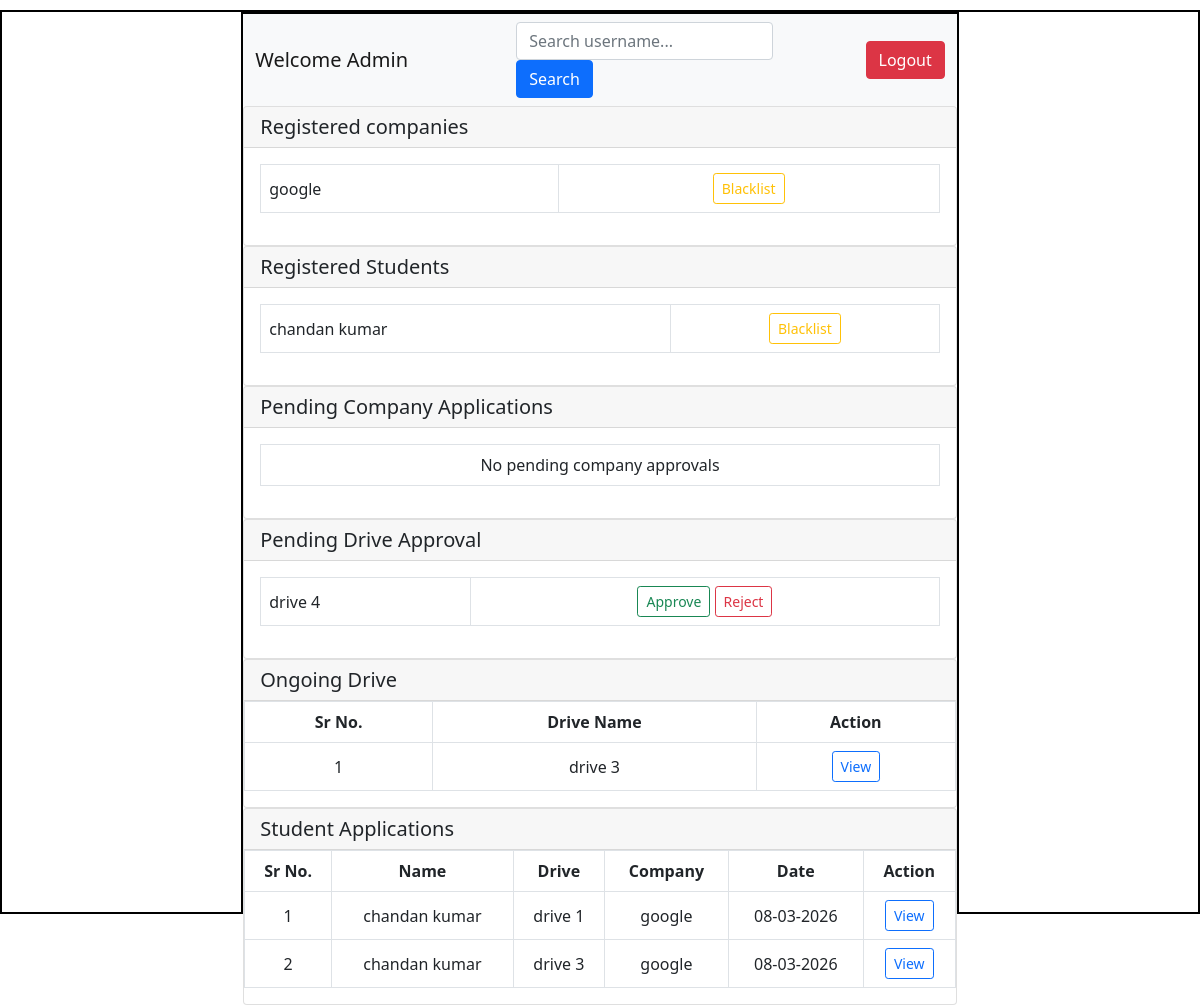
Page /admin_dashboard (signed in) on the committed database.
### applications/models.py (models this page shows)
class User(db.Model):
    __tablename__ = "users"
    id = db.Column(db.Integer, primary_key=True)
    username = db.Column(db.String(80), unique=True, nullable=False)
    password = db.Column(db.String(200), nullable=False)
    email = db.Column(db.String(100), unique=True, nullable=False)
    role = db.Column(db.String(20), nullable=False)
    name = db.Column(db.String(200), nullable=False)
    is_approved = db.Column(db.Boolean, default=False, nullable=False)
    is_blacklisted = db.Column(db.Boolean, default=False, nullable=False)
    created_at = db.Column(db.DateTime, default=datetime.utcnow)
    company_profile = db.relationship("CompanyProfile", back_populates="user", uselist=False, cascade="all, delete-orphan")
    student_profile = db.relationship("StudentProfile", back_populates="user", uselist=False, cascade="all, delete-orphan")

class Drive(db.Model):
    __tablename__ = "drives"
    id = db.Column(db.Integer, primary_key=True)
    company_id = db.Column(db.Integer, db.ForeignKey("company_profiles.id"), nullable=False)
    job_title = db.Column(db.String(100), nullable=False)
    job_description = db.Column(db.Text)
    salary = db.Column(db.Integer)
    location = db.Column(db.String(100))
    deadline = db.Column(db.DateTime)
    name = db.Column(db.String(120))
    eligibility = db.Column(db.String(120))
    status = db.Column(db.String(20), default="ongoing")
    approval_status = db.Column(db.String(20), default="Pending")
    created_at = db.Column(db.DateTime, default=datetime.utcnow)
    company = db.relationship("CompanyProfile", back_populates="drives")
    applications = db.relationship("Application", back_populates="drive", cascade="all, delete-orphan")

class Application(db.Model):
    __tablename__ = "applications"
    id = db.Column(db.Integer, primary_key=True)
    student_id = db.Column(db.Integer, db.ForeignKey("student_profiles.id"), nullable=False)
    drive_id = db.Column(db.Integer, db.ForeignKey("drives.id"), nullable=False)
    date_applied = db.Column(db.DateTime, default=datetime.utcnow)
    status = db.Column(
    db.Enum("Applied", "Shortlisted", "Rejected", "Selected", name="application_status"),
    default="Applied",
    nullable=False
    )
    remark = db.Column(db.String(200))
    student = db.relationship("StudentProfile", back_populates="applications")
    drive = db.relationship("Drive", back_populates="applications")
    __table_args__ = (db.UniqueConstraint("student_id", "drive_id", name="unique_application"),)

class CompanyProfile(db.Model):
    __tablename__ = "company_profiles"
    id = db.Column(db.Integer, primary_key=True)
    user_id = db.Column(db.Integer, db.ForeignKey("users.id"), unique=True, nullable=False)
    company_name = db.Column(db.String(100))
    description = db.Column(db.Text)
    user = db.relationship("User", back_populates="company_profile")
    drives = db.relationship("Drive", back_populates="company", cascade="all, delete-orphan")

### applications/controllers.py (the view)
@app.route("/admin_dashboard")
def admin_dashboard():
    pending_companies = User.query.filter_by(
        role="Company",
        is_approved=False
    ).all()
    approved_companies = User.query.filter_by(
        role="Company",
        is_approved=True,
        is_blacklisted=False
    ).all()
    applications = Application.query.join(Drive).filter(
    Drive.company_id == session.get("user_id")
    ).all()
    students = User.query.filter_by(role="Student", is_blacklisted=False).all()
    drives = Drive.query.filter(Drive.status=='ongoing', Drive.approval_status=='Approved').all()
    pending_drives = Drive.query.filter_by(approval_status="Pending").all()
    return render_template(
        "admin_dashboard.html",
        pending_companies=pending_companies,
        companies=approved_companies,
        students=students,
        ongoing_drives=drives,
        applications=applications,
        pending_drives=pending_drives
    )

### templates/admin_dashboard.html (shortened to what this page needs)
<!DOCTYPE html>
<html lang="en">
<head>
    <link rel="stylesheet" href="/static/style.css">
    <link href="https://cdn.jsdelivr.net/npm/bootstrap@5.0.2/dist/css/bootstrap.min.css"
    rel="stylesheet"
>
</head>
<body>
    <div id="main">
        <div id="canvas">
            <nav class="navbar navbar-expand-lg navbar-light bg-light">
                <div class="container-fluid">
                <a class="navbar-brand" href="#">Welcome Admin</a>
                <form action="{{ url_for('search') }}" method="GET">
                    <input type="text" name="q" placeholder="Search username..." class="form-control">
                    <button type="submit" class="btn btn-primary">Search</button>
                </form>
                <a href="{{ url_for('logout') }}" class="btn btn-danger">Logout</a>
                </div>
            </nav>
            <div class="card">
            <div class="card-header d-flex justify-content-between align-items-center">
                <h5 class="mb-0">Registered companies</h5>
            </div>
            <div class="card-body">
                <table class="table table-bordered align-middle">
                <tbody>
                    {% for d in companies %}
                    <tr>
                    <td>{{ d.name }}</td>
                    <td class="text-center">
                        <a href="{{url_for('blacklist_user', user_id=d.id)}}" class="btn btn-sm btn-outline-warning">Blacklist</a>
                    </td>
                    </tr>
                    {% endfor %}
                </tbody>
                </table>
            </div>
            </div>
            <div class="card">
            <div class="card-header d-flex justify-content-between align-items-center">
                <h5 class="mb-0">Registered Students</h5>
            </div>
            <div class="card-body">
                <table class="table table-bordered align-middle">
                <tbody>
                    {% for p in students %}
                    <tr>
                    <td>{{p.name}}</td>
                    <td class="text-center">
                        <a href="{{url_for('blacklist_user', user_id=p.id)}}" class="btn btn-sm btn-outline-warning">Blacklist</a>
                    </td>
                    </tr>
                    {% else %}
                    <tr>
                        <li class="list-group-item text-muted">No Students</li>
                    </tr>
                    {% endfor %}
                </tbody>
                </table>
            </div>
            </div>
             <div class="card">
            <div class="card-header d-flex justify-content-between align-items-center">
                <h5 class="mb-0">Pending Company Applications</h5>
            </div>
            <div class="card-body">
            <table class="table table-bordered align-middle">
            <tbody>
                {% for p in pending_companies %}
                <tr>
                <td>{{ p.name }}</td>
                <td class="text-center">
                    <form action="{{ url_for('approve_company', user_id=p.id) }}" method="POST" style="display:inline;">
                    <button type="submit" class="btn btn-sm btn-outline-success">
                        Approve
                    </button>
                    </form>
                </td>
                </tr>
                {% else %}
                <tr>
                <td colspan="2" class="text-center">No pending company approvals</td>
                </tr>
                {% endfor %}
                </tbody>
            </table>
            </div>
            </div>
            <div class="card">
            <div class="card-header d-flex justify-content-between align-items-center">
                <h5 class="mb-0"> Pending Drive Approval</h5>
            </div>
            <div class="card-body">
            <table class="table table-bordered align-middle">
            <tbody>
                {% for p in pending_drives %}
                <tr>
                <td>{{ p.name }}</td>
                <td class="text-center">
                    <form action="{{ url_for('approve_drive', drive_id=p.id) }}" method="POST" style="display:inline;">
                    <button type="submit" class="btn btn-sm btn-outline-success">
                        Approve
                    </button>
                    </form>
                    <form action="{{ url_for('reject_drive', drive_id=p.id) }}" method="POST" style="display:inline;">
                    <button type="submit" class="btn btn-sm btn-outline-danger">
                        Reject
                    </button>
                    </form>
                </td>
                </tr>
                {% else %}
                <tr>
                <td colspan="2" class="text-center">No pending drive approvals</td>
                </tr>
                {% endfor %}
                </tbody>
            </table>
            </div>
            </div>
            <div class="card">
            <div class="card-header d-flex justify-content-between align-items-center">
                <h5 class="mb-0">Ongoing Drive</h5>
            </div>
            <table class="table table-bordered align-middle">
                <thead>
                    <tr class="text-center">
                    <th scope="col">Sr No.</th>
                    <th scope="col">Drive Name</th>
                    <th scope="col">Action</th>
                    </tr>
                </thead>
                <tbody>
                    {% for a in ongoing_drives  %}
                    <tr class="text-center">
                    <td scope="row">{{loop.index}}</td>
                    <td>{{a.name}}</td>
                    <td>
                        <a href="{{ url_for('adrive_details', drive_id=a.id) }}" class="btn btn-sm btn-outline-primary">View</a>
                    </td>
                    </tr>
                    {% endfor %}
                </tbody>
            </table>
            </div>
            <div class="card">
            <div class="card-header d-flex justify-content-between align-items-center">
                <h5 class="mb-0">Student Applications</h5>
            </div>
            <table class="table table-bordered align-middle">
                <thead>
                    <tr class="text-center">
                    <th scope="col">Sr No.</th>
                    <th scope="col">Name</th>
                    <th scope="col">Drive</th>
                    <th scope="col">Company</th>
                    <th scope="col">Date</th>
                    <th scope="col">Action</th>
                    </tr>
                </thead>
                <tbody>
                {% for app in applications %}
                <tr class="text-center">
                    <td>{{ loop.index }}</td>
                    <td>{{ app.student.user.name }}</td>
                    <td>{{ app.drive.name }}</td>
                    <td>{{ app.drive.company.company_name }}</td>
                    <td>{{ app.date_applied.strftime('%d-%m-%Y') }}</td>
                    <td>
                        <a href="{{ url_for('astudent_application', application_id=app.id) }}"
                        class="btn btn-sm btn-outline-primary">
                        View
                        </a>
                    </td>
                </tr>
                {% else %}
                <tr>
                    <td colspan="6" class="text-center text-muted">
                        No applications found
                    </td>
                </tr>
                {% endfor %}
            </tbody>
            </table>
            </div>
        </div>
    </div>
</body>
</html>

### static/style.css (style rules this page uses)
* { margin:0px; }
#main { border: 2px solid black; margin-top: 10px; }
#canvas { border: 2px solid black; width:60%; height:680px; margin:auto; }

### templates/admin_dashboard.html (style rules this page uses)
#canvas { border: 2px solid black; width:60%; height:900px; margin:auto; }

### rows in the picture
User: name "google"
User: name "chandan kumar"
Drive: name "drive 4"
Drive: name "drive 3"
Application: student.user.name "chandan kumar", drive.name "drive 1", drive.company.company_name "google", date_applied "08-03-2026"
Application: student.user.name "chandan kumar", drive.name "drive 3", drive.company.company_name "google", date_applied "08-03-2026"
